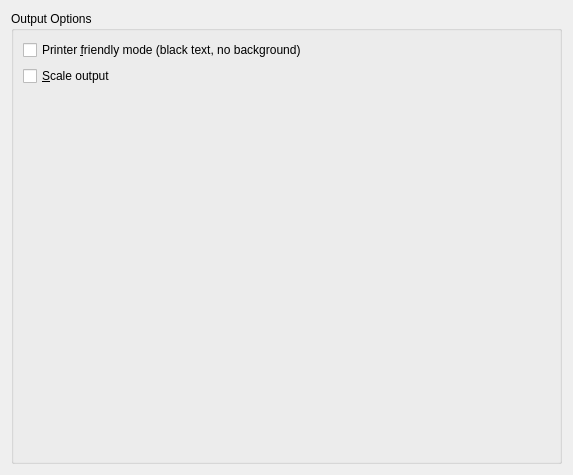
<?xml version="1.0" encoding="UTF-8"?>
<ui version="4.0">
 <class>PrintOptions</class>
 <widget class="QWidget" name="PrintOptions">
  <property name="geometry">
   <rect>
    <x>0</x>
    <y>0</y>
    <width>573</width>
    <height>475</height>
   </rect>
  </property>
  <property name="windowTitle">
   <string>Output Options</string>
  </property>
  <layout class="QVBoxLayout" name="verticalLayout">
   <item>
    <widget class="QGroupBox" name="OutputOptions">
     <property name="title">
      <string>Output Options</string>
     </property>
     <layout class="QGridLayout" name="gridLayout_2">
      <item row="2" column="0">
       <spacer name="verticalSpacer">
        <property name="orientation">
         <enum>Qt::Vertical</enum>
        </property>
        <property name="sizeHint" stdset="0">
         <size>
          <width>20</width>
          <height>223</height>
         </size>
        </property>
       </spacer>
      </item>
      <item row="0" column="0">
       <widget class="QCheckBox" name="printerFriendly">
        <property name="text">
         <string>Printer &amp;friendly mode (black text, no background)</string>
        </property>
       </widget>
      </item>
      <item row="1" column="0">
       <widget class="QCheckBox" name="scaleOutput">
        <property name="text">
         <string>&amp;Scale output</string>
        </property>
       </widget>
      </item>
     </layout>
    </widget>
   </item>
  </layout>
 </widget>
 <connections/>
</ui>
